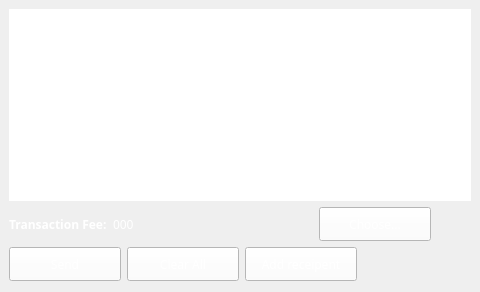
      <widget class="QWidget" name="tab_2">
       <attribute name="title">
        <string>Send</string>
       </attribute>
       <layout class="QVBoxLayout" name="verticalLayout">
        <property name="leftMargin">
         <number>9</number>
        </property>
        <property name="topMargin">
         <number>9</number>
        </property>
        <property name="rightMargin">
         <number>9</number>
        </property>
        <item>
         <widget class="QListView" name="m_lvRecipients">
          <property name="frameShape">
           <enum>QFrame::NoFrame</enum>
          </property>
          <property name="editTriggers">
           <set>QAbstractItemView::NoEditTriggers</set>
          </property>
          <property name="selectionMode">
           <enum>QAbstractItemView::NoSelection</enum>
          </property>
          <property name="verticalScrollMode">
           <enum>QAbstractItemView::ScrollPerPixel</enum>
          </property>
          <property name="horizontalScrollMode">
           <enum>QAbstractItemView::ScrollPerPixel</enum>
          </property>
          <property name="movement">
           <enum>QListView::Snap</enum>
          </property>
         </widget>
        </item>
        <item>
         <layout class="QHBoxLayout" name="horizontalLayout_2">
          <item>
           <widget class="QLabel" name="label_38">
            <property name="font">
             <font>
              <family>Montserrat</family>
              <weight>75</weight>
              <bold>true</bold>
             </font>
            </property>
            <property name="styleSheet">
             <string notr="true">color: rgb(255, 255, 255);
background:transparent</string>
            </property>
            <property name="text">
             <string>Transaction Fee:</string>
            </property>
           </widget>
          </item>
          <item>
           <widget class="QLabel" name="label_39">
            <property name="minimumSize">
             <size>
              <width>200</width>
              <height>0</height>
             </size>
            </property>
            <property name="font">
             <font>
              <family>Montserrat</family>
             </font>
            </property>
            <property name="styleSheet">
             <string notr="true">color: rgb(255, 255, 255);
background:transparent</string>
            </property>
            <property name="text">
             <string>000</string>
            </property>
           </widget>
          </item>
          <item>
           <widget class="QPushButton" name="m_btnChoose">
            <property name="minimumSize">
             <size>
              <width>112</width>
              <height>34</height>
             </size>
            </property>
            <property name="font">
             <font>
              <family>Montserrat</family>
             </font>
            </property>
            <property name="styleSheet">
             <string notr="true">color: rgb(255, 255, 255);
background-color: rgb(255, 255, 255);
</string>
            </property>
            <property name="text">
             <string>Choose...</string>
            </property>
           </widget>
          </item>
          <item>
           <spacer name="horizontalSpacer_2">
            <property name="orientation">
             <enum>Qt::Horizontal</enum>
            </property>
            <property name="sizeHint" stdset="0">
             <size>
              <width>40</width>
              <height>20</height>
             </size>
            </property>
           </spacer>
          </item>
         </layout>
        </item>
        <item>
         <layout class="QHBoxLayout" name="horizontalLayout">
          <item>
           <widget class="QPushButton" name="m_btnSend">
            <property name="minimumSize">
             <size>
              <width>112</width>
              <height>34</height>
             </size>
            </property>
            <property name="font">
             <font>
              <family>Montserrat</family>
             </font>
            </property>
            <property name="styleSheet">
             <string notr="true">color: rgb(255, 255, 255);
background-color: rgb(255, 255, 255);</string>
            </property>
            <property name="text">
             <string>Send</string>
            </property>
           </widget>
          </item>
          <item>
           <widget class="QPushButton" name="m_btnSendClear">
            <property name="minimumSize">
             <size>
              <width>112</width>
              <height>34</height>
             </size>
            </property>
            <property name="font">
             <font>
              <family>Montserrat</family>
             </font>
            </property>
            <property name="styleSheet">
             <string notr="true">color: rgb(255, 255, 255);
background-color: rgb(255, 255, 255);</string>
            </property>
            <property name="text">
             <string>Clear All</string>
            </property>
           </widget>
          </item>
          <item>
           <widget class="QPushButton" name="m_btnAddRecipient">
            <property name="minimumSize">
             <size>
              <width>112</width>
              <height>34</height>
             </size>
            </property>
            <property name="font">
             <font>
              <family>Montserrat</family>
             </font>
            </property>
            <property name="styleSheet">
             <string notr="true">color: rgb(255, 255, 255);
background-color: rgb(255, 255, 255);</string>
            </property>
            <property name="text">
             <string>Add receipent</string>
            </property>
           </widget>
          </item>
          <item>
           <spacer name="horizontalSpacer">
            <property name="orientation">
             <enum>Qt::Horizontal</enum>
            </property>
            <property name="sizeHint" stdset="0">
             <size>
              <width>40</width>
              <height>20</height>
             </size>
            </property>
           </spacer>
          </item>
         </layout>
        </item>
       </layout>
      </widget>
